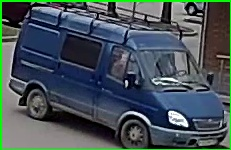
#> input picture Детектор объектов на видео/Файлы логирования/objects_mobilenet/frame_1001_obj_car_4.jpg, 231 x 150 px, given in place of abc.mp4, which was not available
$ jupyter execute --allow-errors 'Машинное зрение 15122020_from_pc.ipynb'   (shell and % lines are left out)   (text cells are left out)
#> lines starting #> are read from the running program, lines starting #| are printed output that depends on the picture; pictures that were not available may be replaced by others from this repository, and a replacement may not be noted
[cell 1]
PATH = "../content/drive/My Drive/Машинное зрение/01122020/"

[cell 2]
import numpy as np
import cv2

[cell 3]
cap = cv2.VideoCapture('abc.mp4') # имя файла

while(True):
    # Чтение с камеры
    ret, frame = cap.read()
#> frame is the input picture: shape (150, 231, 3); mean B, G, R 88.7, 83.2, 70.2

    # переводим в полутоновое
    gray = cv2.cvtColor(frame, cv2.COLOR_BGR2GRAY)
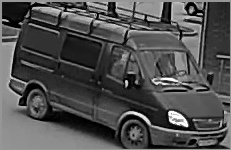
#> gray: shape (150, 231); min 0, max 255, mean 79.9

    # показываем в окне
    cv2.imshow('frame', gray)
    if cv2.waitKey(1) & 0xFF == ord('q'):
#> (key q is pressed here)
        break

# Закрываем поток
cap.release()
cv2.destroyAllWindows()

[cell 4]
static_back = None
video = cv2.VideoCapture('abc2.mp4')
length = int(video.get(cv2.CAP_PROP_FRAME_COUNT))
width = int(video.get(cv2.CAP_PROP_FRAME_WIDTH))
height = int(video.get(cv2.CAP_PROP_FRAME_HEIGHT))

out = cv2.VideoWriter('abc2B.mp4', cv2.VideoWriter_fourcc(*'MP4V'), 24.0, (width, height))
k=0

while (video.isOpened() and k<length):
    k+=1
    check, frame = video.read()
    motion = 0
    gray = cv2.cvtColor(frame, cv2.COLOR_BGR2GRAY)
    gray = cv2.GaussianBlur(gray, (21,21), 0)
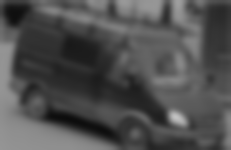
#> gray: shape (150, 231); min 12, max 194, mean 79.5

    if static_back is None:
        static_back = gray
        continue

    diff_frame = cv2.absdiff(static_back, gray)

    thresh_frame = cv2.threshold(diff_frame, 30, 255, cv2.THRESH_BINARY)[1]
    thresh_frame = cv2.dilate(thresh_frame, None, iterations = 2)

    cnts,_ = cv2.findContours(thresh_frame.copy(),
                             cv2.RETR_EXTERNAL, cv2.CHAIN_APPROX_SIMPLE)

    for contour in cnts:
        if cv2.contourArea(contour) < 10000:
            continue
        motion = 1

        (x,y,w,h) = cv2.boundingRect(contour)

        cv2.rectangle(frame, (x,y), (x+w, y+h), (155, 50, 165), 3)

    cv2.imshow("Gray Frame", gray)
    cv2.imshow("Difference Frame", diff_frame)
    cv2.imshow("Threshold Frame", thresh_frame)
    cv2.imshow("Color Frame", frame)

    out.write(frame)

    key = cv2.waitKey(1)

    if key == ord('q'):
        break

#> (the rest of this cell did not finish here and is left out)

$ run again, on Детектор объектов на видео/Файлы логирования/objects_mobilenet/frame_243_obj_car_3.jpg
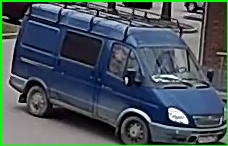
#> input picture Детектор объектов на видео/Файлы логирования/objects_mobilenet/frame_243_obj_car_3.jpg, 228 x 146 px, given in place of abc.mp4, which was not available
#> frame is the input picture: shape (146, 228, 3); mean B, G, R 93.1, 86.3, 72.5
#> `gray = cv2.cvtColor(frame, cv2.COLOR_BGR2GRAY)`:
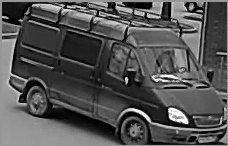
#> gray: shape (146, 228); min 0, max 255, mean 83
#> `gray = cv2.GaussianBlur(gray, (21,21), 0)`:
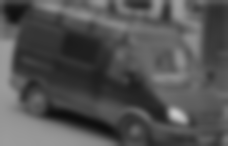
#> gray: shape (146, 228); min 14, max 201, mean 82.5
